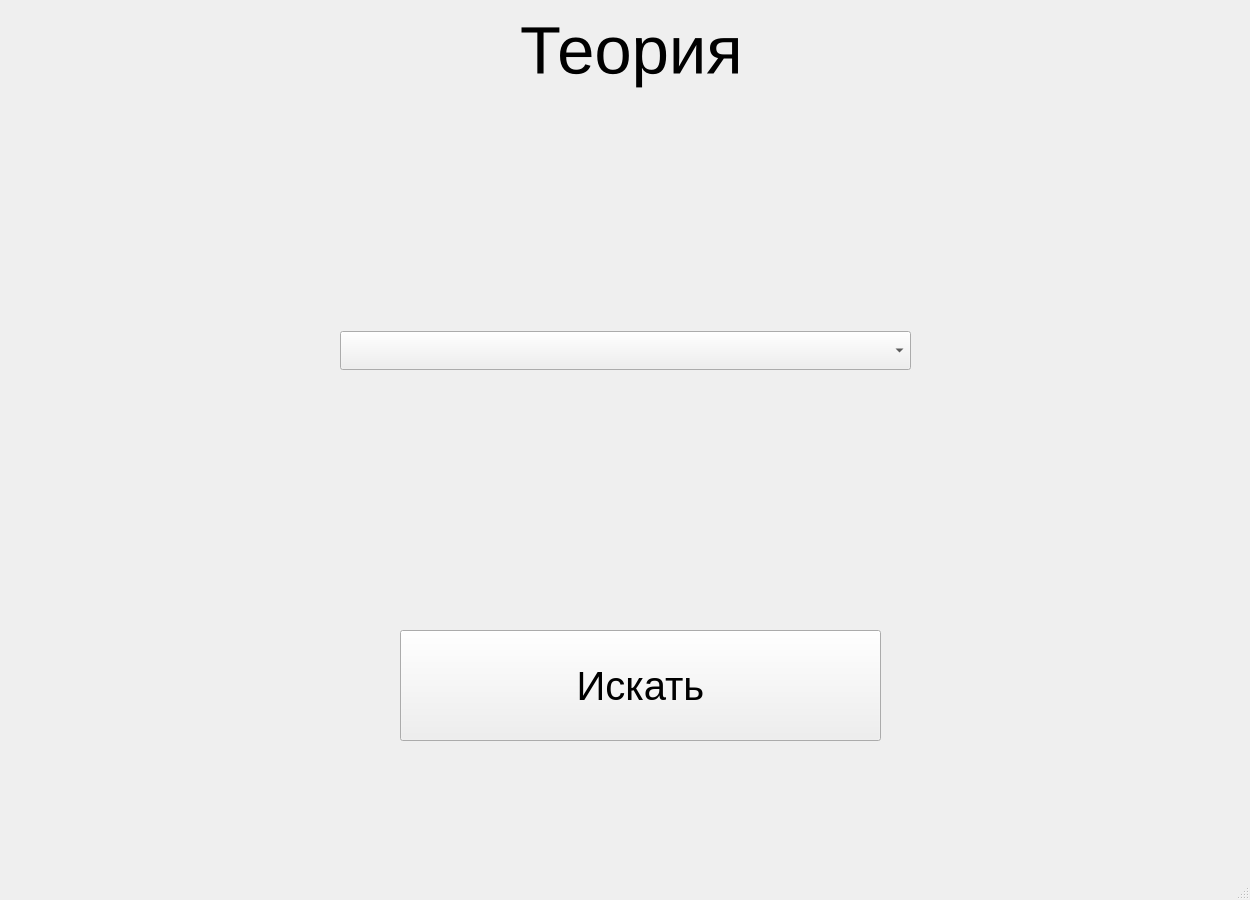
<?xml version="1.0" encoding="UTF-8"?>
<ui version="4.0">
 <class>MainWindow</class>
 <widget class="QMainWindow" name="MainWindow">
  <property name="geometry">
   <rect>
    <x>0</x>
    <y>0</y>
    <width>1250</width>
    <height>900</height>
   </rect>
  </property>
  <property name="windowTitle">
   <string>MainWindow</string>
  </property>
  <widget class="QWidget" name="centralwidget">
   <widget class="QLabel" name="label">
    <property name="geometry">
     <rect>
      <x>520</x>
      <y>10</y>
      <width>291</width>
      <height>81</height>
     </rect>
    </property>
    <property name="font">
     <font>
      <pointsize>50</pointsize>
     </font>
    </property>
    <property name="text">
     <string>Теория</string>
    </property>
   </widget>
   <widget class="QPushButton" name="pushButton">
    <property name="geometry">
     <rect>
      <x>400</x>
      <y>630</y>
      <width>481</width>
      <height>111</height>
     </rect>
    </property>
    <property name="font">
     <font>
      <pointsize>30</pointsize>
     </font>
    </property>
    <property name="text">
     <string>Искать</string>
    </property>
   </widget>
   <widget class="QWidget" name="">
    <property name="geometry">
     <rect>
      <x>340</x>
      <y>210</y>
      <width>571</width>
      <height>281</height>
     </rect>
    </property>
    <layout class="QVBoxLayout" name="verticalLayout">
     <item>
      <widget class="QComboBox" name="ComboBox">
       <property name="font">
        <font>
         <pointsize>20</pointsize>
        </font>
       </property>
       <property name="currentText">
        <string/>
       </property>
      </widget>
     </item>
    </layout>
   </widget>
  </widget>
  <widget class="QMenuBar" name="menubar">
   <property name="geometry">
    <rect>
     <x>0</x>
     <y>0</y>
     <width>1250</width>
     <height>21</height>
    </rect>
   </property>
  </widget>
  <widget class="QStatusBar" name="statusbar"/>
 </widget>
 <resources/>
 <connections/>
</ui>
